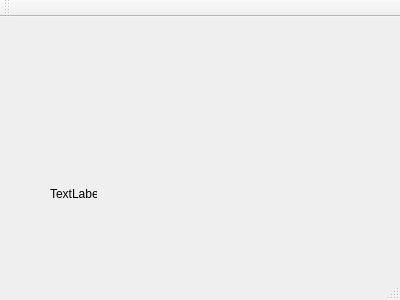
<?xml version="1.0" encoding="UTF-8"?>
<ui version="4.0">
 <class>SignalsAndSlots</class>
 <widget class="QMainWindow" name="SignalsAndSlots">
  <property name="geometry">
   <rect>
    <x>0</x>
    <y>0</y>
    <width>400</width>
    <height>300</height>
   </rect>
  </property>
  <property name="windowTitle">
   <string>SignalsAndSlots</string>
  </property>
  <widget class="QWidget" name="centralWidget">
   <widget class="QLabel" name="Test">
    <property name="geometry">
     <rect>
      <x>50</x>
      <y>170</y>
      <width>47</width>
      <height>13</height>
     </rect>
    </property>
    <property name="text">
     <string>TextLabel</string>
    </property>
   </widget>
  </widget>
  <widget class="QMenuBar" name="menuBar">
   <property name="geometry">
    <rect>
     <x>0</x>
     <y>0</y>
     <width>400</width>
     <height>21</height>
    </rect>
   </property>
  </widget>
  <widget class="QToolBar" name="mainToolBar">
   <attribute name="toolBarArea">
    <enum>TopToolBarArea</enum>
   </attribute>
   <attribute name="toolBarBreak">
    <bool>false</bool>
   </attribute>
  </widget>
  <widget class="QStatusBar" name="statusBar"/>
 </widget>
 <layoutdefault spacing="6" margin="11"/>
 <resources/>
 <connections/>
</ui>
